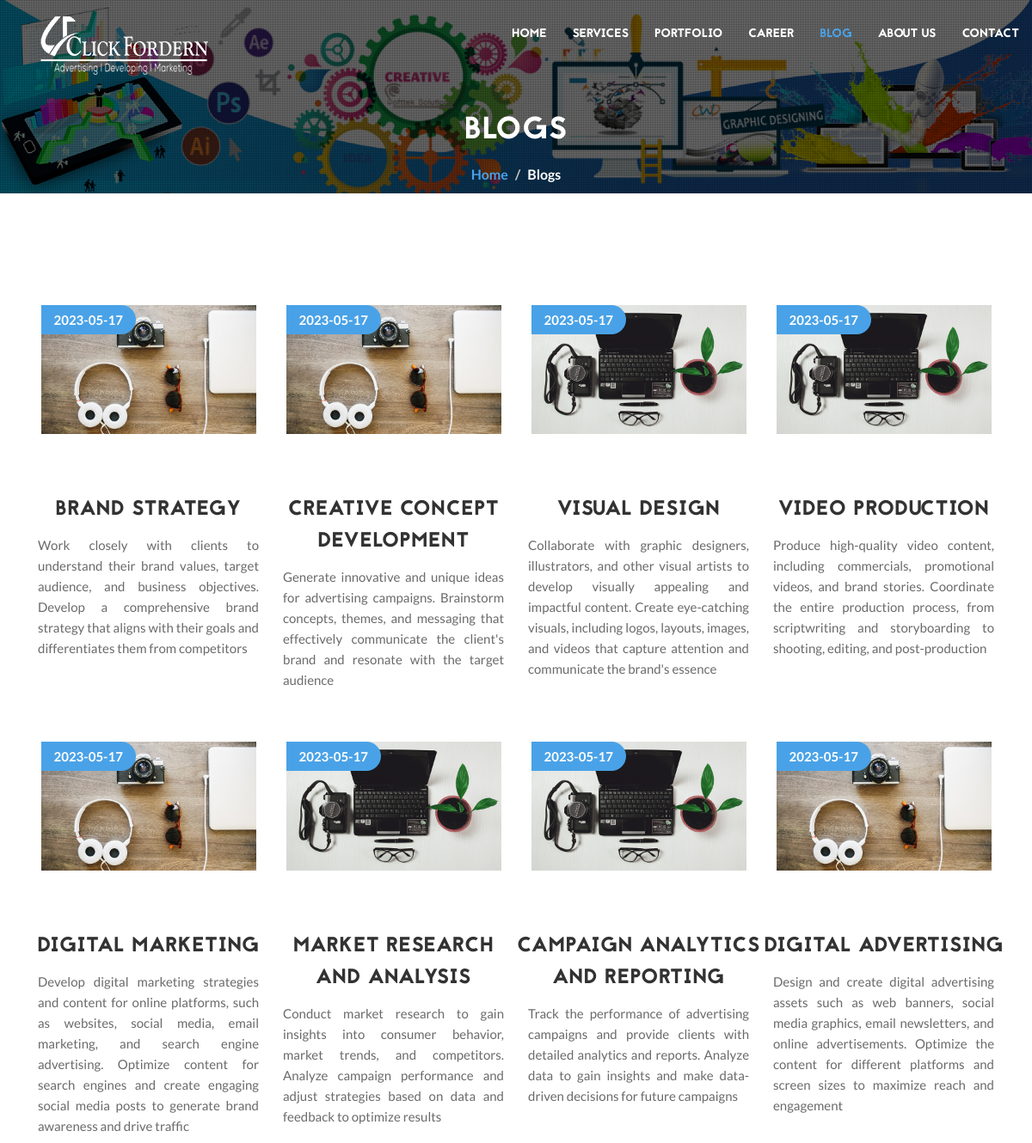
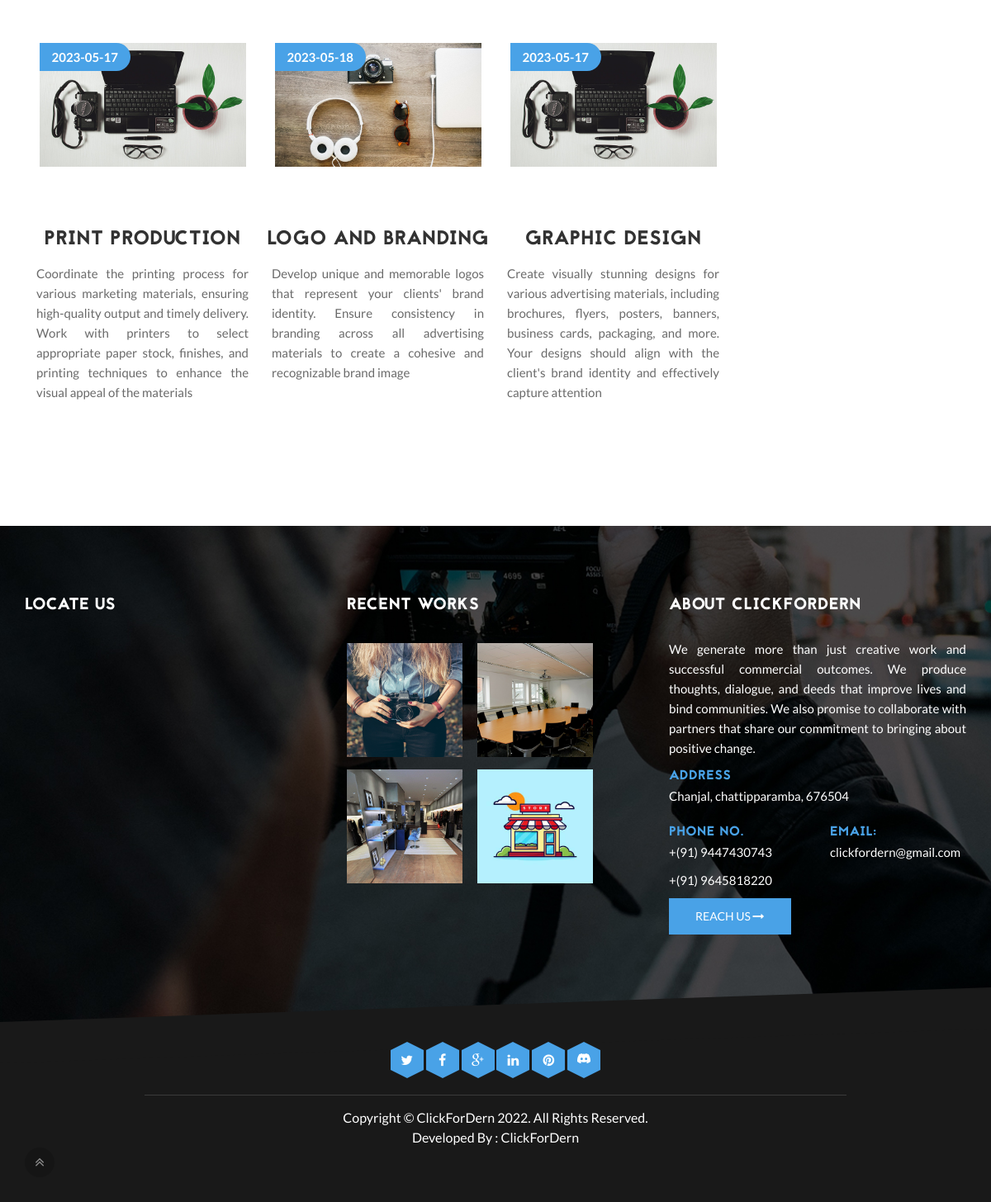
Screenshot of /blog.php with the database file from the repository (2 pictures, top to bottom).
### tables this page shows
CREATE TABLE `blogs` (
  `id` int(255) NOT NULL,
  `blog_db_image` varchar(255) NOT NULL,
  `blog_db_date` date NOT NULL,
  `blog_title` varchar(255) NOT NULL,
  `description` text NOT NULL
);

CREATE TABLE `recent_works` (
  `id` int(11) NOT NULL,
  `image` varchar(255) NOT NULL
);

CREATE TABLE `address` (
  `id` int(10) NOT NULL,
  `about_desc` text NOT NULL,
  `mobile1` varchar(255) NOT NULL,
  `mobile2` varchar(255) NOT NULL,
  `email` varchar(255) NOT NULL,
  `address` varchar(255) NOT NULL,
  `twitter` varchar(255) NOT NULL,
  `facebook` varchar(255) NOT NULL,
  `linkedin` varchar(255) NOT NULL,
  `pintrest` varchar(255) NOT NULL,
  `discord` varchar(255) NOT NULL,
  `google` varchar(255) NOT NULL
);

### blog.php (the view, shortened to what this page needs)
<?php
include('admin/config/dbconfig.php');
$blog_image_path = "admin/uploads/images/blogs/";
?>
<!DOCTYPE html>
<html lang="en">
<head>
  <link rel="stylesheet" href="css/blog.css">
  <link rel="stylesheet" href="css/bootstrap.min.css" />
  <link rel="stylesheet" href="css/style.css" />
  <link rel="stylesheet" href="css/responsive.css" />
  <link rel="stylesheet" href="css/font-awesome.min.css" />
  <link rel="stylesheet" href="css/animate.css" />
  <link rel="stylesheet" href="css/prettyPhoto.css" />
  <link rel="stylesheet" href="css/owl.carousel.css" />
  <link rel="stylesheet" href="css/owl.theme.css" />
  <link rel="stylesheet" href="css/flexslider.css" />
  <link rel="stylesheet" href="css/cd-hero.css" />
  <link id="style-switch" href="css/presets/preset1.css" media="screen" rel="stylesheet" type="text/css" />
</head>
<body>
  <div class="body-inner">
    <header id="header" class="navbar-fixed-top header2" role="banner">
      <div class="container">
        <div class="row">
          <div class="navbar-header">
            <div class="navbar-brand">
              <a href="index.php">
                <img class="img-responsive" src="images/logo200.png" alt="logo" />
              </a>
            </div>
          </div>
          <nav class="collapse navbar-collapse clearfix" role="navigation">
            <ul class="nav navbar-nav navbar-right">
              <li class="dropdown">
                <a href="index.php">Home</a>
              </li>
              <li class="dropdown">
                <a href="service.php">Services</a>
              </li>
              <li class="dropdown">
                <a href="portfolio-classic.php">Portfolio</a>
              </li>
              <li class="dropdown">
                <a href="career.php">Career</a>
              </li>
              <li class="dropdown active">
                <a href="blog.php">Blog </a>
              </li>
              <li class="dropdown">
                <a href="about-us.php">About Us </a>
              </li>
              <li><a href="contact.php">Contact</a></li>
            </ul>
          </nav>
        </div>
      </div>
    </header>
    <div id="banner-area">
      <div class="parallax-overlay"></div>
      <div class="banner-title-content">
        <div class="text-center">
          <h2>Blogs</h2>
          <ul class="breadcrumb">
            <li><a href="index.php">Home</a></li>
            <li>Blogs</li>
          </ul>
        </div>
      </div>
    </div>
    <section id="main-container">
      <div class="container">
        <div class="row">
          <div class="col-md-12">
            <div class="hexagon-area">
              <?php
              $query = "SELECT * FROM blogs";
              $query_run = mysqli_query($connection, $query);
              if (mysqli_num_rows($query_run) > 0) {
                while ($row = mysqli_fetch_assoc($query_run)) {
              ?>
                  <div class="service-container">
                    <div class="blog-content text-center">
                      <div class="hexagon">
                        <?php
                        echo '<img src="' . $blog_image_path . $row['blog_db_image'] . '" class="img-responsive" alt="" />'
                        ?>
                        <span class="blog-date"> <?php echo $row['blog_db_date']; ?></span>
                      </div>
                      <div class="post-header clearfix">
                        <h2 class="post-title">
                          <?php echo $row['blog_title']; ?>
                        </h2>
                      </div>
                      <p class="service-short-desc">
                        <?php echo $row['description']; ?>
                      </p>
                    </div>
                  </div>
              <?php
                }
              }
              ?>
            </div>
          </div>
          <div class="gap-60"></div>
    </section>
    <?php
    include('footer.php');
    ?>

### footer.php (shortened to what this page needs)
<?php
include('admin/config/dbconfig.php');
$flickr_image_path = "admin/uploads/images/flickr/";
?>
<footer id="footer" class="footer">
    <div class="container">
        <div class="row">
            <div class="col-md-4 col-sm-12 footer-widget">
                <h3 class="widget-title">LOCATE US </h3>
                <div class="img-gallery">
                    <div class="img-container">
                        <iframe src="https://www.google.com/maps/embed?pb=!1m18!1m12!1m3!1d244.78033362144092!2d76.08781087222934!3d11.00216597921634!2m3!1f0!2f0!3f0!3m2!1i1024!2i768!4f13.1!3m3!1m2!1s0x3ba7caa72c9ac2c5%3A0xa48df6695e99c8a3!2sKolathur%20-%20Malappuram%20Rd%2C%20Kodur%2C%20Kerala%20676504!5e0!3m2!1sen!2sin!4v1635695355070!5m2!1sen!2sin" width="100%" height="290px" style="border:0;" allowfullscreen="" loading="lazy"></iframe>
                    </div>
                </div>
            </div>
            <div class="col-md-4 col-sm-12 footer-widget">
                <h3 class="widget-title">Recent Works</h3>
                <div class="img-gallery">
                    <div class="img-container">
                        <?php
                            $query = "SELECT * FROM recent_works";
                            $query_run = mysqli_query($connection, $query);
                            if (mysqli_num_rows($query_run) > 0) {
                            while ($row = mysqli_fetch_assoc($query_run)) {
                        ?>
                        <a class="thumb-holder-flikr" data-rel="prettyPhoto" href="<?php echo $flickr_image_path . $row['image']?>">
                            <?php echo '<img src = "' . $flickr_image_path . $row['image'] . '">' ?>
                        </a>
                        <?php
                            }
                        }
                        ?>
                    </div>
                </div>
            </div>
            <?php
            $query = "SELECT * FROM address WHERE id =1";
            $query_run = mysqli_query($connection, $query);
            foreach ($query_run as $row) {
            ?>
                <div class="col-md-4 col-sm-12 footer-widget footer-about-us">
                    <h3 class="widget-title">About ClickForDern</h3>
                    <p style=" text-align: justify;text-justify: inter-word;">
                        <?php echo $row['about_desc'] ?>
                    </p>
                    <h4>Address</h4>
                    <p><?php echo $row['address'] ?></p>
                    <div class="row">
                        <div class="col-md-6">
                            <h4>Phone No.</h4>
                            <p>+(91) <?php echo $row['mobile1'] ?></p>
                            <p>+(91) <?php echo $row['mobile2'] ?></p>
                        </div>
                        <div class="col-md-6">
                            <h4>Email:</h4>
                            <p><?php echo $row['email'] ?></p>
                        </div>
                    </div>
                    <p>
                        <a href="contact.php" class="btn btn-primary solid square">Reach Us <i class="fa fa-long-arrow-right"></i></a>
                    </p>
                </div>
            <?php
            }
            ?>
        </div>
    </div>
</footer>
<section id="copyright" class="copyright angle">
    <div class="container">
        <div class="row">
            <div class="col-md-12 text-center">
                <ul class="footer-social unstyled">
                    <li>
                        <?php
                        $query = "SELECT * FROM address WHERE id =1";
                        $query_run = mysqli_query($connection, $query);
                        foreach ($query_run as $row) {
                        ?>
                            <a title="Twitter" href="<?php echo $row['twitter'] ?>">
                                <span class="icon-pentagon wow bounceIn"><i class="fa fa-twitter"></i></span>
                            </a>
                            <a title="Facebook" href="<?php echo $row['facebook'] ?>">
                                <span class="icon-pentagon wow bounceIn"><i class="fa fa-facebook"></i></span>
                            </a>
                            <a title="Google+" href="mailto:<?php echo $row['google'] ?>">
                                <span class="icon-pentagon wow bounceIn"><i class="fa fa-google-plus"></i></span>
                            </a>
                            <a title="linkedin" href="<?php echo $row['linkedin'] ?>">
                                <span class="icon-pentagon wow bounceIn"><i class="fa fa-linkedin"></i></span>
                            </a>
                            <a title="Pinterest" href="<?php echo $row['pintrest'] ?>">
                                <span class="icon-pentagon wow bounceIn"><i class="fa fa-pinterest"></i></span>
                            </a>
                            <a title="Discord" href="<?php echo $row['discord'] ?>">
                                <span class="icon-pentagon wow bounceIn">
                                </span>
                            </a>
                    </li>
                <?php
                        }
                ?>
                </ul>
            </div>
        </div>
        <div class="row">
            <div class="col-md-12 text-center">
                <div class="copyright-info">
                    Copyright © ClickForDern 2022. All Rights Reserved.
                    <br>
                    Developed By : ClickForDern
                </div>
            </div>
        </div>
        <div id="back-to-top" data-spy="affix" data-offset-top="10" class="back-to-top affix">
            <button class="btn btn-primary" title="Back to Top">
                <i class="fa fa-angle-double-up"></i>
            </button>
        </div>
    </div>
</section>
</div>
</body>
</html>

### css/blog.css (style rules this page uses)
.hexagon-area { display: grid; grid-template-columns: 1fr 1fr 1fr 1fr; }
.service-container { text-align: center; }
.service-short-desc { padding: 0 14px; text-align: justify; text-justify: inter-word; }
.hexagon-area .hexagon { position: relative; width:250px; height:250px; margin: 0 auto !important; display: flex; justify-content: center; align-items: center; background-color: #ffffff; cursor: pointer; transition: transform 0.4s; }
.hexagon-area .hexagon img { object-fit: fill; }

### rows the page displays
blogs: blog_db_image (picture), blog_db_date "2023-05-17", blog_title "BRAND STRATEGY", description "Work closely with clients to understand their brand values, target audience, and business objectives. Develop a comprehensive brand strategy that aligns with their goals and differentiates them from competitors"
blogs: blog_db_image (picture), blog_db_date "2023-05-17", blog_title "CREATIVE CONCEPT DEVELOPMENT", description "Generate innovative and unique ideas for advertising campaigns. Brainstorm concepts, themes, and messaging that effectively communicate the client's brand and resonate with the target audience"
blogs: blog_db_image (picture), blog_db_date "2023-05-17", blog_title "VISUAL DESIGN", description "Collaborate with graphic designers, illustrators, and other visual artists to develop visually appealing and impactful content. Create eye-catching visuals, including logos, layouts, images, and videos that capture attention and communicate the brand's essence"
blogs: blog_db_image (picture), blog_db_date "2023-05-17", blog_title "VIDEO PRODUCTION", description "Produce high-quality video content, including commercials, promotional videos, and brand stories. Coordinate the entire production process, from scriptwriting and storyboarding to shooting, editing, and post-production"
blogs: blog_db_image (picture), blog_db_date "2023-05-17", blog_title "DIGITAL MARKETING", description "Develop digital marketing strategies and content for online platforms, such as websites, social media, email marketing, and search engine advertising. Optimize content for search engines and create engaging social media posts to generate brand awareness and drive traffic"
blogs: blog_db_image (picture), blog_db_date "2023-05-17", blog_title "MARKET RESEARCH AND ANALYSIS", description "Conduct market research to gain insights into consumer behavior, market trends, and competitors. Analyze campaign performance and adjust strategies based on data and feedback to optimize results"
blogs: blog_db_image (picture), blog_db_date "2023-05-17", blog_title "CAMPAIGN ANALYTICS AND REPORTING", description "Track the performance of advertising campaigns and provide clients with detailed analytics and reports. Analyze data to gain insights and make data-driven decisions for future campaigns"
blogs: blog_db_image (picture), blog_db_date "2023-05-17", blog_title "DIGITAL ADVERTISING", description "Design and create digital advertising assets such as web banners, social media graphics, email newsletters, and online advertisements. Optimize the content for different platforms and screen sizes to maximize reach and engagement"
blogs: blog_db_image (picture), blog_db_date "2023-05-17", blog_title "PRINT PRODUCTION", description "Coordinate the printing process for various marketing materials, ensuring high-quality output and timely delivery. Work with printers to select appropriate paper stock, finishes, and printing techniques to enhance the visual appeal of the materials"
blogs: blog_db_image (picture), blog_db_date "2023-05-18", blog_title "LOGO AND BRANDING", description "Develop unique and memorable logos that represent your clients' brand identity. Ensure consistency in branding across all advertising materials to create a cohesive and recognizable brand image"
blogs: blog_db_image (picture), blog_db_date "2023-05-17", blog_title "GRAPHIC DESIGN", description "Create visually stunning designs for various advertising materials, including brochures, flyers, posters, banners, business cards, packaging, and more. Your designs should align with the client's brand identity and effectively capture attention"
recent_works: image (picture)
recent_works: image (picture)
recent_works: image (picture)
recent_works: image (picture)
address: about_desc "We generate more than just creative work and successful commercial outcomes. We produce thoughts, dialogue, and deeds that improve lives and bind communities. We also promise to collaborate with partners that share our commitment to bringing about positive change.", address "Chanjal, chattipparamba, 676504", mobile1 "9447430743", mobile2 "9645818220", email "clickfordern@gmail.com"
